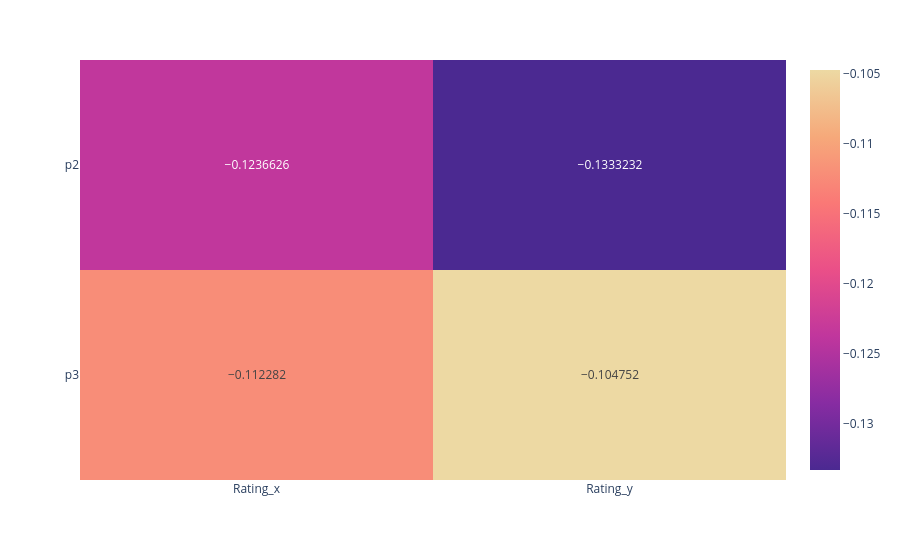

Source (notebook cell):
### Code cell
fig_corr

### Figure 1 — Plotly figure (JSON) as saved in the notebook; plotly's stock layout.template omitted (floating-point values rounded to 4 significant figures)
{"data": [{"coloraxis": "coloraxis", "hovertemplate": "x: %{x}<br>y: %{y}<br>color: %{z}<extra></extra>", "name": "0", "texttemplate": "%{z}", "type": "heatmap", "x": ["Rating_x", "Rating_y"], "xaxis": "x", "y": ["p2", "p3"], "yaxis": "y", "z": [[-0.1237, -0.1333], [-0.1123, -0.1048]]}], "layout": {"coloraxis": {"colorscale": [[0, "rgb(75, 41, 145)"], [0.1667, "rgb(135, 44, 162)"], [0.3333, "rgb(192, 54, 157)"], [0.5, "rgb(234, 79, 136)"], [0.6667, "rgb(250, 120, 118)"], [0.8333, "rgb(246, 169, 122)"], [1, "rgb(237, 217, 163)"]]}, "margin": {"t": 60}, "xaxis": {"anchor": "y", "domain": [0, 1]}, "yaxis": {"anchor": "x", "autorange": "reversed", "domain": [0, 1]}}}
